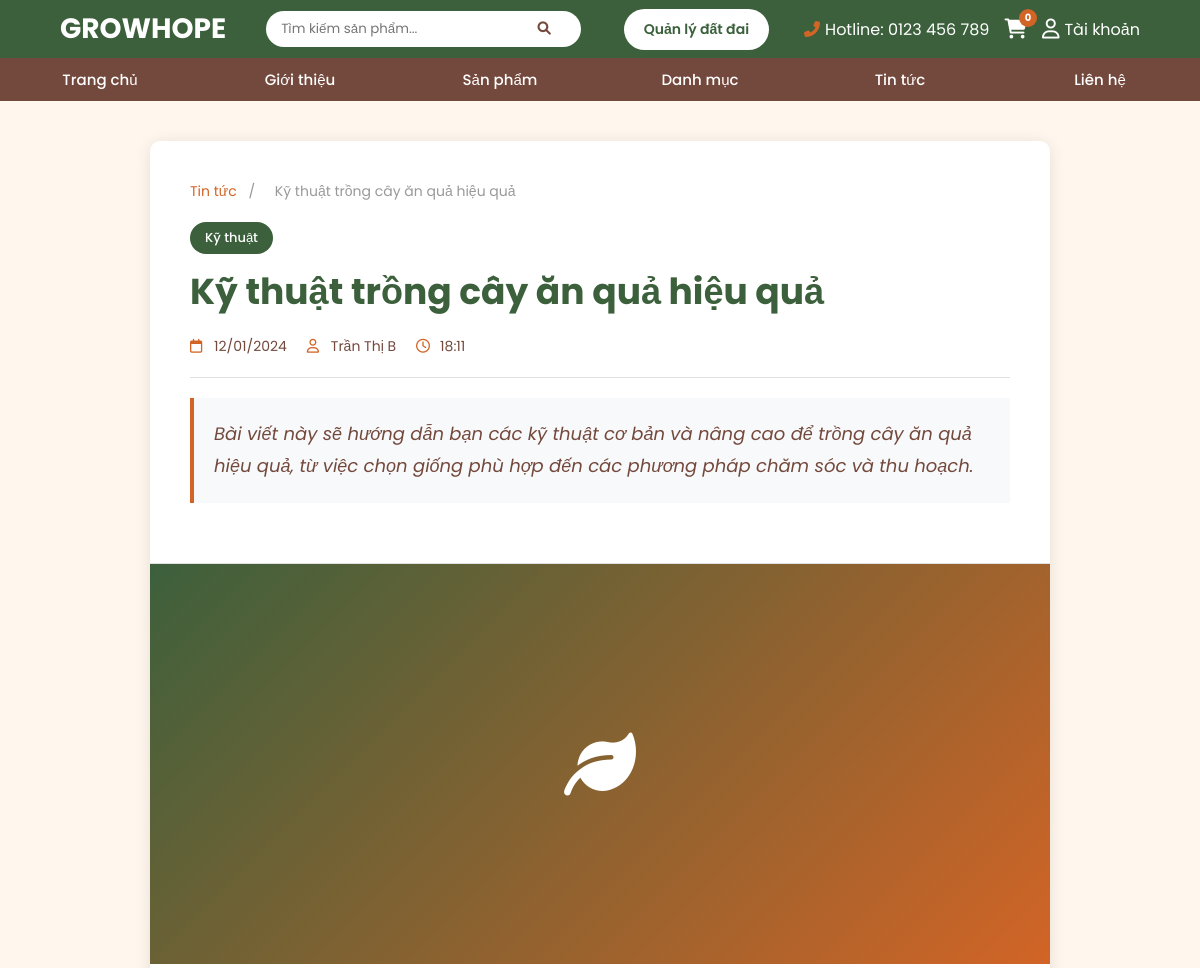
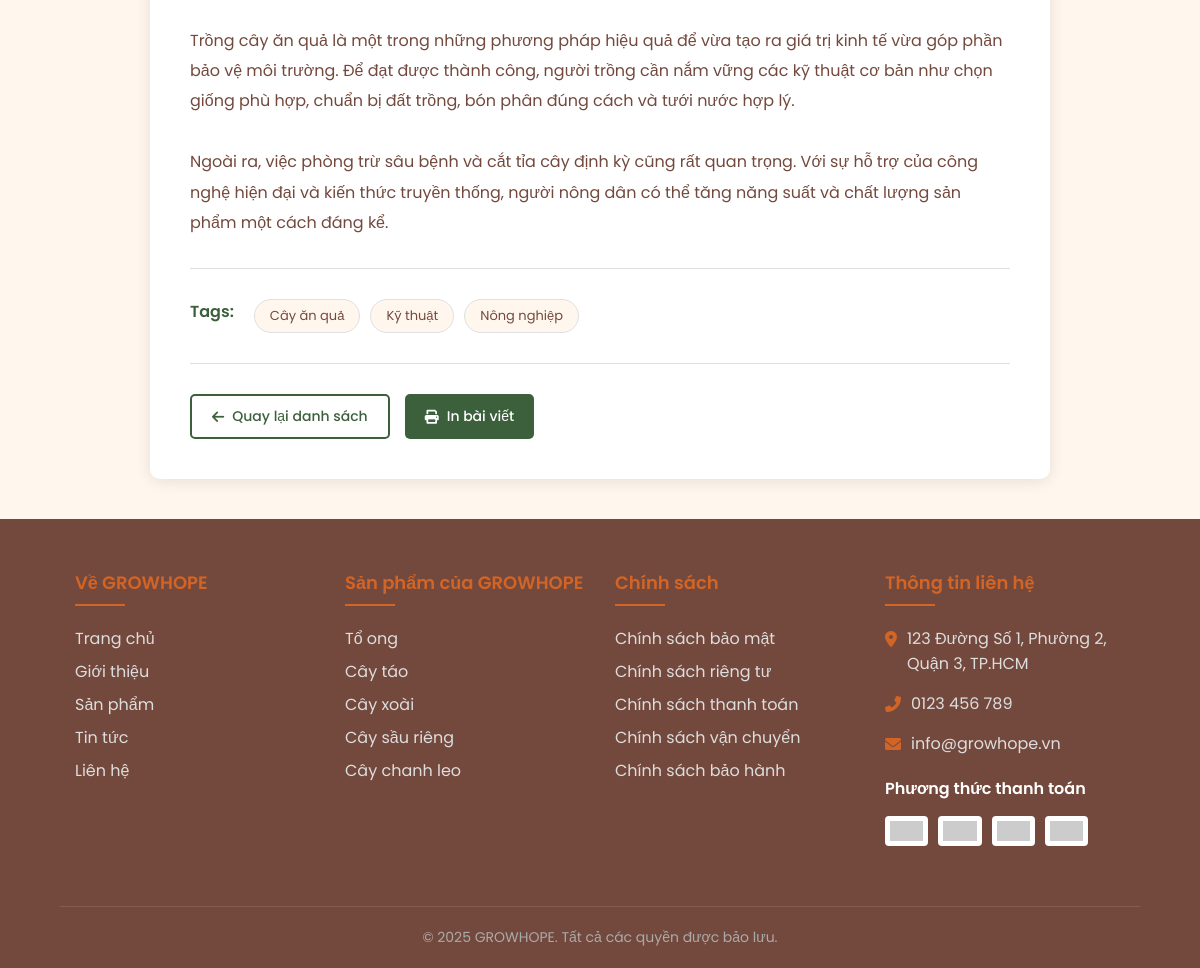
The app's page /views/news-detail.php?id=2 with its own data (2 pictures, top to bottom).
### tables this page shows
CREATE TABLE news (
    news_id INT AUTO_INCREMENT PRIMARY KEY,
    title VARCHAR(255) NOT NULL,
    slug VARCHAR(255) NOT NULL UNIQUE,
    publish_date DATE NOT NULL,
    author VARCHAR(255) NOT NULL,
    category VARCHAR(255) NOT NULL,
    excerpt TEXT,
    description TEXT,
    content LONGTEXT,
    created_at TIMESTAMP DEFAULT CURRENT_TIMESTAMP
);

### views/news-detail.php (the view, shortened to what this page needs)
<?php
require_once '../includes/database.php';
try {
    $pdo = getPDO();
} catch (RuntimeException $e) {
    $pdo = null;
}
$news_id = isset($_GET['id']) ? (int) $_GET['id'] : 0;
$newsStmt = $pdo->prepare('SELECT news_id, title, slug, publish_date, created_at, author, category, excerpt, description, content
                            FROM news
                            WHERE news_id = :id');
$newsStmt->bindValue(':id', $news_id, PDO::PARAM_INT);
$newsStmt->execute();
$article = $newsStmt->fetch();
$tagStmt = $pdo->prepare('SELECT tag FROM news_tags WHERE news_id = :id ORDER BY tag ASC');
$tagStmt->bindValue(':id', $news_id, PDO::PARAM_INT);
$tagStmt->execute();
$article_tags = $tagStmt->fetchAll(PDO::FETCH_COLUMN);
include '../includes/header.php';
?>
<div class="news-detail-container">
    <div class="news-detail-wrapper">
        <div class="news-detail-header">
            <div class="news-breadcrumb">
                    <a href="<?php echo BASE_URL; ?>/public/news.php">Tin tức</a>
                <span>/</span>
                <span><?php echo htmlspecialchars($article['title']); ?></span>
            </div>
            <div class="news-category"><?php echo htmlspecialchars($article['category']); ?></div>
            <h1 class="news-title"><?php echo htmlspecialchars($article['title']); ?></h1>
            <div class="news-meta">
                <div class="news-meta-item">
                    <i class="far fa-calendar"></i>
                    <span><?php echo date(DATE_FORMAT, strtotime($article['publish_date'])); ?></span>
                </div>
                <div class="news-meta-item">
                    <i class="far fa-user"></i>
                    <span><?php echo htmlspecialchars($article['author']); ?></span>
                </div>
                <div class="news-meta-item">
                    <i class="far fa-clock"></i>
                    <span><?php echo date('H:i', strtotime($article['created_at'] ?? $article['publish_date'])); ?></span>
                </div>
            </div>
            <?php if (!empty($article['description'])): ?>
            <div class="news-description">
                <?php echo htmlspecialchars($article['description']); ?>
            </div>
            <?php endif; ?>
        </div>
        <div class="news-image">
            <i class="fas fa-leaf"></i>
        </div>
        <div class="news-content">
            <div class="news-body">
                <?php echo nl2br(htmlspecialchars($article['content'])); ?>
            </div>
            <?php if (!empty($article_tags)): ?>
            <div class="news-tags">
                <span class="news-tags-label">Tags:</span>
                <?php foreach ($article_tags as $tag): ?>
                    <a href="<?php echo BASE_URL; ?>/public/news.php?tag=<?php echo urlencode($tag); ?>" class="news-tag">
                        <?php echo htmlspecialchars($tag); ?>
                    </a>
                <?php endforeach; ?>
            </div>
            <?php endif; ?>
            <div class="news-actions">
                <a href="<?php echo BASE_URL; ?>/public/news.php" class="news-action-btn secondary">
                    <i class="fas fa-arrow-left"></i>
                    Quay lại danh sách
                </a>
                <a href="#" class="news-action-btn" onclick="window.print(); return false;">
                    <i class="fas fa-print"></i>
                    In bài viết
                </a>
            </div>
        </div>
    </div>
</div>
<?php include '../includes/footer.php'; ?>

### records on screen
news: title "Kỹ thuật trồng cây ăn quả hiệu quả", category "Kỹ thuật", publish_date "12/01/2024", author "Trần Thị B", created_at "18:11", description "Bài viết này sẽ hướng dẫn bạn các kỹ thuật cơ bản và nâng cao để trồng cây ăn quả hiệu quả, từ việc chọn giống phù hợp đến các phương pháp chăm sóc và thu hoạch.", content "Trồng cây ăn quả là một trong những phương pháp hiệu quả để vừa tạo ra giá trị kinh tế vừa góp phần bảo vệ môi trường. Để đạt được thành công, người trồng cần nắm vững các kỹ thuật cơ bản như chọn giống phù hợp, chuẩn bị đất trồng, bón phân đúng cách và tưới nước hợp lý. Ngoài ra, việc phòng trừ sâu bệnh và cắt tỉa cây định kỳ cũng rất quan trọng. Với sự hỗ trợ của công nghệ hiện đại và kiến thức truyền thống, người nông dân có thể tăng năng suất và chất lượng sản phẩm một cách đáng kể."

### other values on screen
BRAND_NAME "GROWHOPE"
CONTACT_HOTLINE "0123 456 789"
$tag "Cây ăn quả"
$tag "Kỹ thuật"
$tag "Nông nghiệp"
CONTACT_ADDRESS "123 Đường Số 1, Phường 2, Quận 3, TP.HCM"
CONTACT_PHONE "0123 456 789"
CONTACT_EMAIL "info@growhope.vn"
